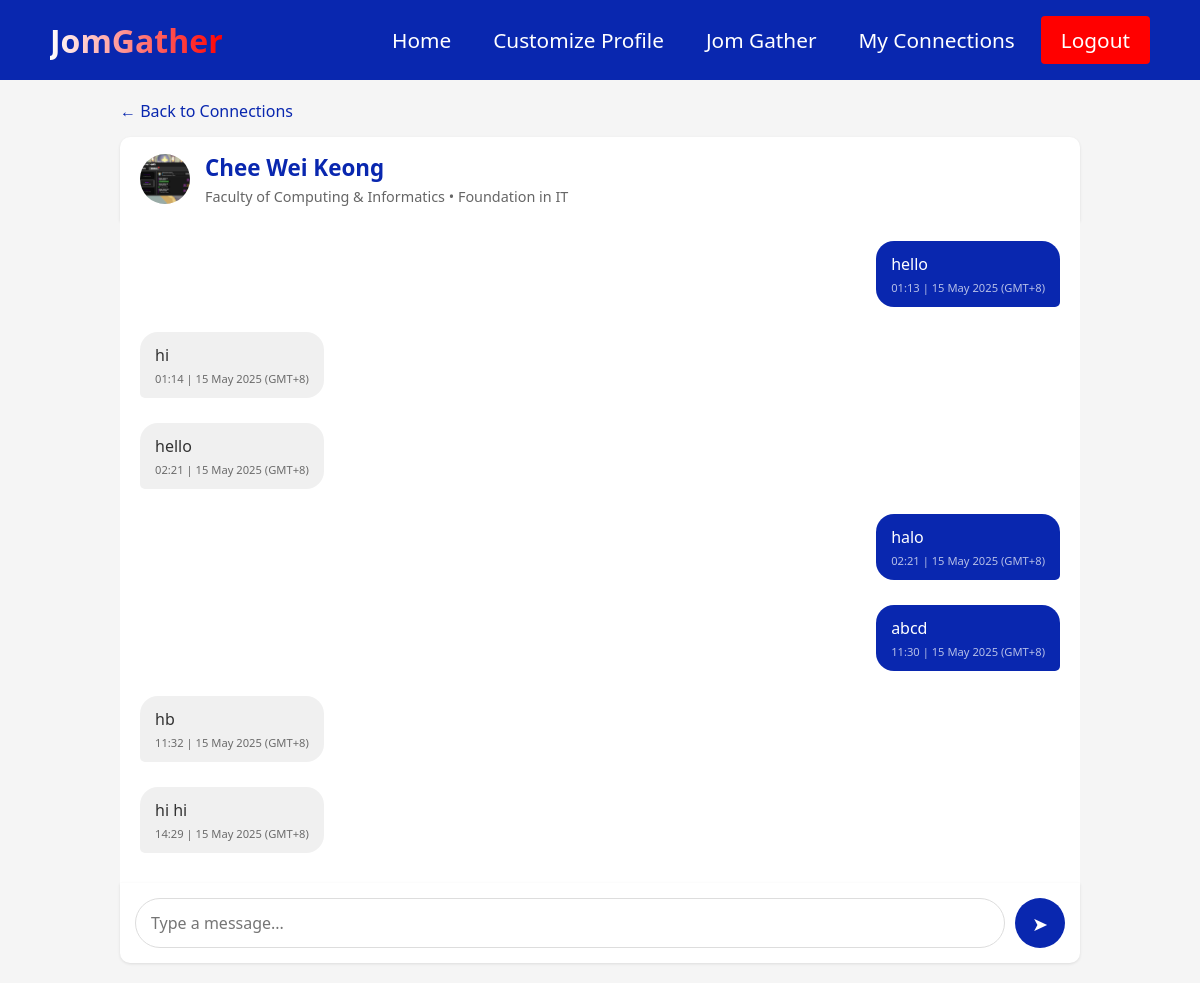
The app's page /chat/1 (signed in) with its own data.
### models.py (models this page shows, shortened)
class Customisation(db.Model):
    id = db.Column(db.Integer, primary_key=True)
    user_id = db.Column(db.Integer, db.ForeignKey('user.id'), nullable=False)
    profile_picture = db.Column(db.String(255))
    bio = db.Column(db.Text)
    interests = db.Column(db.String(500))
    faculty = db.Column(db.String(100))
    course = db.Column(db.String(100))
    year_of_study = db.Column(db.Integer)
    created_at = db.Column(db.DateTime, default=datetime.utcnow)
    updated_at = db.Column(db.DateTime, default=datetime.utcnow, onupdate=datetime.utcnow)
    user = db.relationship('User', backref=db.backref('customisation', uselist=False, lazy=True))

class User(UserMixin, db.Model):
    id = db.Column(db.Integer, primary_key=True)
    student_id = db.Column(db.String(15), unique=True, nullable=False)
    username = db.Column(db.String(64), unique=True, nullable=False)
    email = db.Column(db.String(120), unique=True, nullable=False)
    password_hash = db.Column(db.String(128))
    created_at = db.Column(db.DateTime, default=datetime.utcnow)
    is_active = db.Column(db.Boolean, default=True)
    last_login = db.Column(db.DateTime)

class Message(db.Model):
    id = db.Column(db.Integer, primary_key=True)
    connection_id = db.Column(db.Integer, db.ForeignKey('connection.id'), nullable=False)
    sender_id = db.Column(db.Integer, db.ForeignKey('user.id'), nullable=False)
    content = db.Column(db.Text, nullable=False)
    is_read = db.Column(db.Boolean, default=False)
    created_at = db.Column(db.DateTime, default=datetime.utcnow)
    connection = db.relationship('Connection', backref=db.backref('messages', lazy='dynamic'))
    sender = db.relationship('User', backref=db.backref('messages_sent', lazy='dynamic'))

### app.py (the view)
@app.route('/chat/<int:user_id>')
@login_required
def chat(user_id):
    other_user = User.query.get_or_404(user_id)
    connection = Connection.query.filter(
        ((Connection.user_id == current_user.id) & (Connection.connected_user_id == user_id)) |
        ((Connection.user_id == user_id) & (Connection.connected_user_id == current_user.id))
    ).first()
    if not connection or connection.status != 'accepted':
        flash('You must be connected with this user to chat', 'error')
        return redirect(url_for('view_connections'))
    messages = Message.query.filter_by(connection_id=connection.id).order_by(Message.created_at).all()
    unread_messages = Message.query.filter_by(
        connection_id=connection.id,
        sender_id=other_user.id,
        is_read=False
    ).all()
    for msg in unread_messages:
        msg.is_read = True
    db.session.commit()
    return render_template('chat.html', other_user=other_user, connection=connection, messages=messages)

### app.py (called while the page is built)
@login_manager.user_loader
def load_user(user_id):
    return User.query.get(int(user_id))

### templates/chat.html (shortened to what this page needs)
<!DOCTYPE html>
<html lang="en">
<head>
  <link rel="stylesheet" href="{{ url_for('static', filename='css/common.css') }}">
</head>
<body>
  <nav class="navbar">
    <div class="navbar__container">
      <a href="{{ url_for('index') }}" id="navbar__logo">JomGather</a>
      <ul class="navbar__menu">
        <li class="navbar__item">
          <a href="{{ url_for('index') }}" class="navbar__links">Home</a>
        </li>
        <li class="navbar__item">
          <a href="{{ url_for('customise') }}" class="navbar__links">Customize Profile</a>
        </li>
        <li class="navbar__item">
          <a href="{{ url_for('jomgather') }}" class="navbar__links">Jom Gather</a>
        </li>
        {% if current_user.is_authenticated %}
        <li class="navbar__item">
          <a href="{{ url_for('view_connections') }}" class="navbar__links">My Connections</a>
        </li>
        <li class="navbar__btn">
          <a href="{{ url_for('logout') }}" class="button">Logout</a>
        </li>
        {% else %}
        <li class="navbar__btn">
          <a href="{{ url_for('register') }}" class="button">Sign Up/Log In</a>
        </li>
        {% endif %}
      </ul>
    </div>
  </nav>
  <div class="chat-container">
    <a href="{{ url_for('view_connections') }}" class="back-to-connections">← Back to Connections</a>
    <div class="chat-header">
      <div class="chat-user-avatar">
        {% if other_user.customisation and other_user.customisation.profile_picture %}
          <img src="{{ url_for('static', filename='uploads/' + other_user.customisation.profile_picture) }}" alt="{{ other_user.username }}">
        {% else %}
          <div style="font-size: 1.5rem;">👤</div>
        {% endif %}
      </div>
      <div class="chat-user-info">
        <h2>{{ other_user.username }}</h2>
        {% if other_user.customisation %}
          <p>
            {% if other_user.customisation.faculty %}
              {{ other_user.customisation.faculty }}
            {% endif %}
            {% if other_user.customisation.course %}
              • {{ other_user.customisation.course }}
            {% endif %}
          </p>
        {% endif %}
      </div>
    </div>
    <div class="chat-history" id="chat-history">
      {% if messages %}
        {% for message in messages %}
          <div class="message-row {% if message.sender_id == current_user.id %}sent{% else %}received{% endif %}">
            <div class="message {% if message.sender_id == current_user.id %}sent{% else %}received{% endif %}">
              {{ message.content }}
              <div class="message-time">
                {{ (message.created_at.replace(tzinfo=None) + timedelta(hours=8)).strftime('%H:%M | %d %b %Y') }} (GMT+8)
              </div>
            </div>
          </div>
        {% endfor %}
      {% else %}
        <div class="no-messages">
          <p>No messages yet. Start the conversation!</p>
        </div>
      {% endif %}
    </div>
    <form class="chat-form" action="{{ url_for('send_message', connection_id=connection.id) }}" method="POST">
      <input type="text" name="message" class="chat-input" placeholder="Type a message..." autofocus required>
      <button type="submit" class="send-btn">
        <span class="send-icon">➤</span>
      </button>
    </form>
  </div>
</body>
</html>

### static/css/common.css (style rules this page uses)
.navbar { background-color: #15259e; height: 80px; display: flex; justify-content: center; align-items: center; font-size: 1.2rem; position: sticky; top: 0; z-index: 999; }
.navbar__container { display: flex; justify-content: space-between; height: 80px; z-index: 1; width: 100%; max-width: 1300px; margin: 0 auto; padding: 0 50px; }
#navbar__logo { background-color: #fff; background-image: linear-gradient(to right, #fff 0%, #ff0000 100%); background-size: 100%; -webkit-background-clip: text; -moz-background-clip: text; -webkit-text-fill-color: transparent; -moz-text-fill-color: transparent; display: flex; align-items: center; cursor: pointer; text-decoration: none; font-size: 2rem; font-weight: bold; }
.navbar__menu { display: flex; align-items: center; list-style: none; gap: 10px; }
.navbar__item { height: 80px; }
.navbar__links { color: #fff; display: flex; align-items: center; justify-content: center; text-decoration: none; padding: 0 1.5rem; height: 100%; transition: all 0.3s ease; font-size: 1.3rem; font-weight: 500; }
.button { display: flex; justify-content: center; align-items: center; text-decoration: none; padding: 10px 25px; height: 100%; width: 100%; border: none; outline: none; border-radius: 6px; background: #ff0000; color: #fff; transition: all 0.3s ease; font-size: 1.3rem; font-weight: 500; }

### records on screen
Customisation: profile_picture (picture), customisation.faculty "Faculty of Computing & Informatics", customisation.course "Foundation in IT"
User: username "Chee Wei Keong"
Message: content "hello", created_at "01:13 | 15 May 2025"
Message: content "hi", created_at "01:14 | 15 May 2025"
Message: content "hello", created_at "02:21 | 15 May 2025"
Message: content "halo", created_at "02:21 | 15 May 2025"
Message: content "abcd", created_at "11:30 | 15 May 2025"
Message: content "hb", created_at "11:32 | 15 May 2025"
Message: content "hi hi", created_at "14:29 | 15 May 2025"
